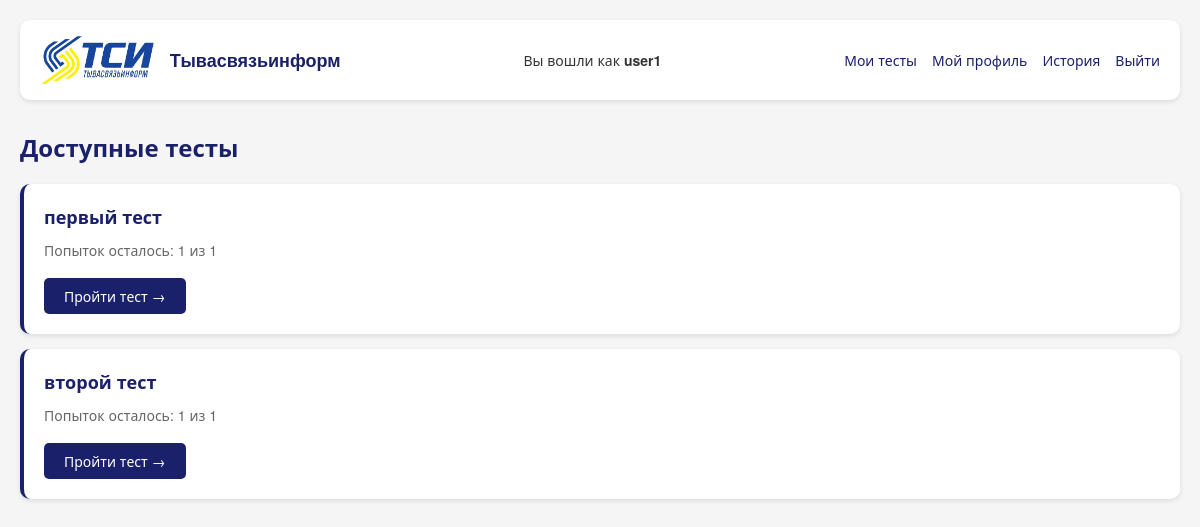
Before: /tests/ (signed in) with the older database file.
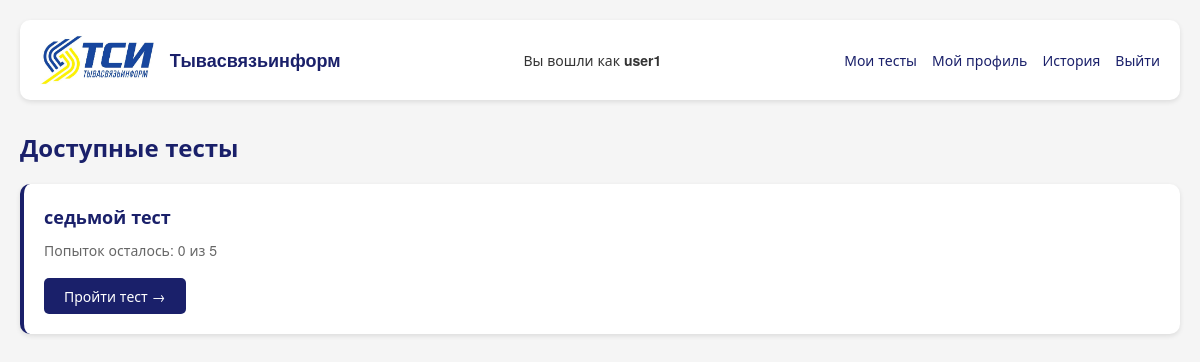
After: the same page with the newer database file.
### testing/models.py (models this page shows, shortened)
class Test(models.Model):
    name = models.CharField(max_length=200)
    category = models.ForeignKey('Category', on_delete=models.SET_NULL, null=True, blank=True, verbose_name="Категория")
    pass_percent = models.IntegerField(
        default=70,
        validators=[MinValueValidator(0), MaxValueValidator(100)],
        verbose_name="Проходной балл (%)"
    )
    is_published = models.BooleanField(default=False, db_index=True, verbose_name="Опубликован")
    target_position = models.ForeignKey(Position, on_delete=models.SET_NULL, null=True, blank=True, db_index=True,
                                        verbose_name="Целевая должность")
    time_limit = models.IntegerField(
        default=0,
        validators=[MinValueValidator(0)],  # ДОБАВЛЕНО
        help_text="Время в минутах (0 - без ограничений)",
        verbose_name="Лимит времени"
    )
    max_attempts = models.IntegerField(
        default=1,
        validators=[MinValueValidator(0)],  # ДОБАВЛЕНО
        help_text="Максимальное количество попыток (0 - без ограничений)",
        verbose_name="Макс. попыток"
    )

### testing/views.py (the view)
# urls.py: path('tests/', views.test_list, name='test_list'),
@login_required
def test_list(request):
    employee = EmployeeService.get_employee_by_user(request.user)
    tests = EmployeeService.get_assigned_tests(employee)
    for test in tests:
        test.remaining_attempts = TestService.get_remaining_attempts(employee, test)
        test.can_take = TestService.can_take_test(employee, test)
    now = timezone.now()
    return render(request, 'testing/test_list.html', {'tests': tests, 'now': now })

### testing/services.py (called while the page is built)
    @staticmethod
    def get_attempts_count(employee, test):
        return TestAttempt.objects.filter(
            assignment__employee=employee,
            assignment__test=test
        ).count()

    @staticmethod
    def get_remaining_attempts(employee, test):
        if test.max_attempts == 0:
            return float('inf')
        attempts_count = TestService.get_attempts_count(employee, test)
        return max(0, test.max_attempts - attempts_count)

    @staticmethod
    def can_take_test(employee, test):
        if test.max_attempts == 0:
            return True
        attempts_count = TestService.get_attempts_count(employee, test)
        return attempts_count < test.max_attempts

    @staticmethod
    def get_employee_by_user(user):
        try:
            return Employee.objects.select_related('position').get(user=user)
        except Employee.DoesNotExist:
            return None

### testing/templates/testing/test_list.html (shortened to what this page needs)
{% extends 'base.html' %}
{% block content %}
<h1>Доступные тесты</h1>
{% if tests %}
    {% for test in tests %}
        <div class="test-card">
            <div class="test-title">{{ test.name }}</div>
            {% if test.max_attempts > 0 %}
                <div class="test-info">Попыток осталось: {{ test.remaining_attempts }} из {{ test.max_attempts }}</div>
            {% else %}
                <div class="test-info">Без ограничения попыток</div>
            {% endif %}
            <a href="/test/{{ test.id }}/" class="btn">Пройти тест →</a>
        </div>
    {% endfor %}
{% else %}
    <div class="no-tests">
        <p>Вам пока не назначено ни одного теста.</p>
        <p>Обратитесь к руководителю.</p>
    </div>
{% endif %}
{% endblock %}

Changed rows visible on the page:
no longer on this page (row edited): Test: name "первый тест", remaining_attempts "1", max_attempts "1"
no longer on this page (row edited): Test: name "второй тест", remaining_attempts "1", max_attempts "1"
added Test: name "седьмой тест", remaining_attempts "0", max_attempts "5"
